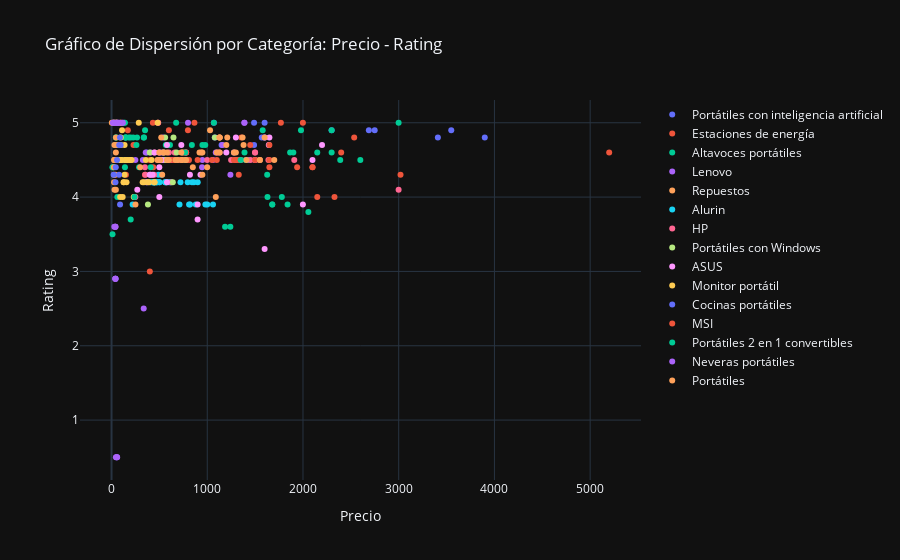

The notebook cell this image was saved under:
### Code cell
fig = go.Figure()

for categoria in df_portatiles['categoria'].unique():
    df_filtrado = df_portatiles[df_portatiles['categoria'] == categoria]
    fig.add_trace(go.Scatter(
        x=df_filtrado['precio'],
        y=df_filtrado['rating'],
        mode='markers',
        name=categoria
    ))

fig.update_layout(
    title='Gráfico de Dispersión por Categoría: Precio - Rating',
    xaxis_title='Precio',
    yaxis_title='Rating',
    template='plotly_dark'
)

fig.show()
